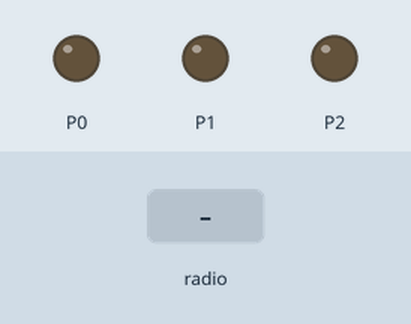
Simulated run of this program. Board: BBC micro:bit (MakeCode). Shown: output pins drawn as LEDs (lit = HIGH). The test bench sets the inputs (shaded band).

Above: at 1.2 s.
1.3 s: radio message "1" arrives
At 1.9 s:
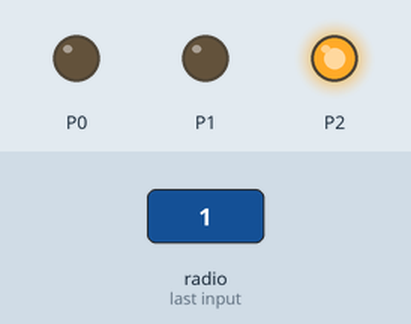
2.8 s: radio message "2" arrives
At 3.1 s:
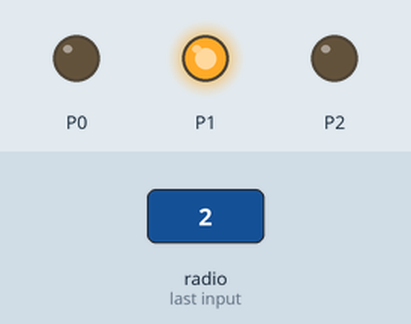
4.3 s: radio message "3" arrives
At 5.4 s:
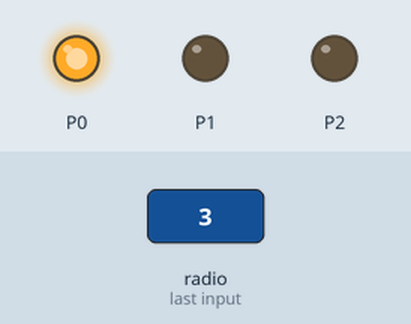
Timing chart, 0 to 7.3 s (numbered marks = the images above; inputs shaded):
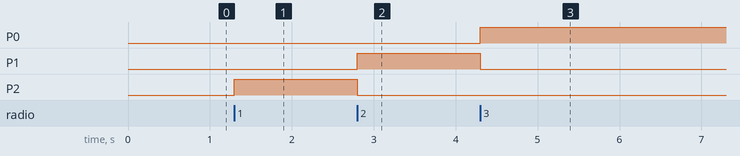

The program:

main.ts
```typescript
radio.onReceivedNumber(function (receivedNumber) {
    if (receivedNumber == 1) {
        pins.digitalWritePin(DigitalPin.P0, 0)
        pins.digitalWritePin(DigitalPin.P1, 0)
        pins.digitalWritePin(DigitalPin.P2, 1)
    } else if (receivedNumber == 2) {
        pins.digitalWritePin(DigitalPin.P0, 0)
        pins.digitalWritePin(DigitalPin.P1, 1)
        pins.digitalWritePin(DigitalPin.P2, 0)
    } else if (receivedNumber == 3) {
        pins.digitalWritePin(DigitalPin.P0, 1)
        pins.digitalWritePin(DigitalPin.P1, 0)
        pins.digitalWritePin(DigitalPin.P2, 0)
    }
})
basic.forever(function () {
    radio.setGroup(37)
})
```

test.ts
```typescript
// här hamnar tester och detta kompileras inte när det här paketet används som ett tillägg.
```

Measured:
- after the input at 1.3 s, P2: LOW → HIGH at once
- after the input at 2.8 s, P1: LOW → HIGH at once; P2: HIGH → LOW at once
- after the input at 4.3 s, P0: LOW → HIGH at once; P1: HIGH → LOW at once
